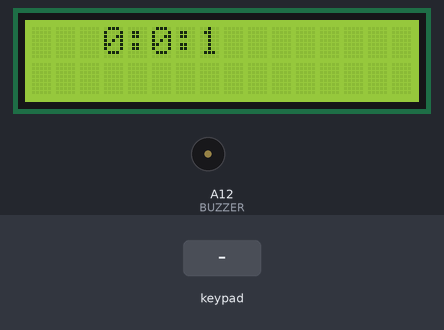
A program run on a simulated Arduino Mega 2560, built with avr-gcc and run on an emulated ATmega2560. Shown: 16×2 character LCD, buzzer (waves = sounding, pin HIGH). The test bench sets the inputs (shaded band).

Above: at 0.2 s.
1.3 s: key 'A' pressed
At 2.4 s:
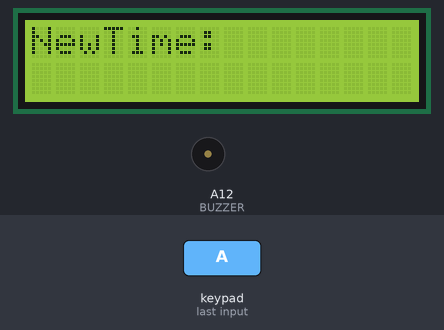
3.0 s: keypad keys 4 5 4 4 4 3 4 2 pressed 0.4 s apart
At 6.0 s:
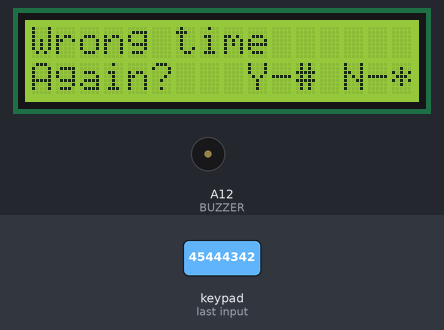
7.7 s: key '*' pressed
At 7.8 s:
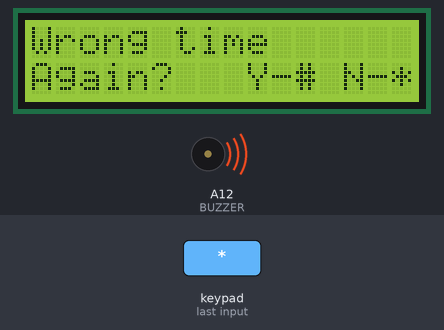
9.2 s: keypad keys 4 5 4 4 4 3 4 2 A pressed 0.4 s apart
At 13.9 s:
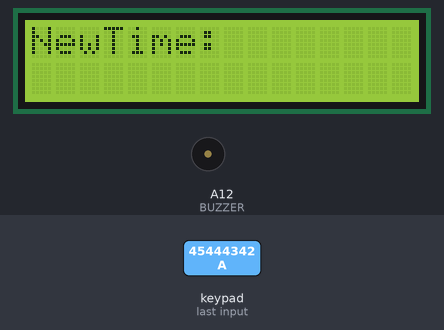
14.5 s: key 'B' pressed
At 14.9 s:
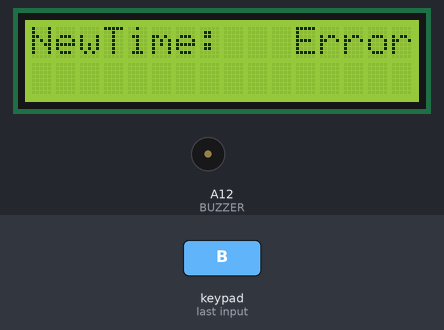
Timing chart, 0 to 17.5 s (numbered marks = the images above; inputs shaded):
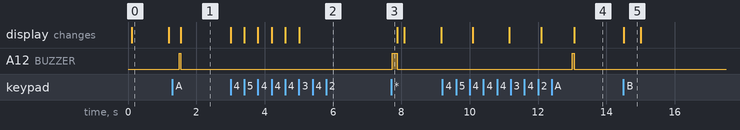

The program:

main.cpp
```cpp
#include <Arduino.h>

#include <Keypad.h>
#include <LiquidCrystal.h>

#define RS 7
#define ENABLE 6
#define D4 A3
#define D5 A2
#define D6 A1
#define D7 A0
#define ROWS 4
#define COLUMNS 4
#define BUZZER A12
#define BEEP_SHORT_DELAY 50
#define BEEP_LONG_DELAY 150

LiquidCrystal lcd(RS, ENABLE, D4, D5, D6, D7);

char hexaKeys[ROWS][COLUMNS] = {
    {'1', '2', '3', 'A'},
    {'4', '5', '6', 'B'},
    {'7', '8', '9', 'C'},
    {'#', '0', '*', 'D'}};
byte rowPins[ROWS] = {45, 44, 43, 42};
byte columnPins[COLUMNS] = {46, 47, 48, 49};

Keypad keypad = Keypad(makeKeymap(hexaKeys), rowPins, columnPins, ROWS, COLUMNS);

struct Time
{
  uint8_t second, minute, hour;
};
Time time = {0, 0, 0};
Time alarm;

ISR(TIMER1_COMPA_vect)
{
  if (++time.second == 60)
  {
    time.second = 0;
    if (++time.minute == 60)
    {
      time.minute = 0;
      if (++time.hour == 24)
        time.hour = 0;
    }
  }
}

inline void showTime(const Time &time);
inline void onPressA();
inline void onPressB();
inline void onPressC();
inline void onPressD();
bool apply();
inline bool checkTimeFormat(const Time &time);
inline void shortBeep();
inline void doubleShortBeep();
inline void longBeep();

void setup()
{
  noInterrupts();

  pinMode(BUZZER, OUTPUT);
  lcd.begin(16, 2);

  TCCR1A = WGM10;
  TCCR1B = (1 << WGM12) | (1 << CS12) | (1 << CS10); //CTC mode & Prescaler @ 1024
  TIMSK1 = (1 << OCIE1A);                            // дозвіл на переривання по співпадінню
  OCR1A = 0x3D08;                                    // 1 sec (16MHz AVR)

  interrupts();
}

void loop()
{
  char selectedKey = keypad.getKey();
  delay(50);
  switch (selectedKey)
  {
  case 'A':
    shortBeep();
    onPressA();
    break;

  case 'B':
    shortBeep();
    onPressB();
    break;

  case 'C':
    shortBeep();
    onPressC();
    break;

  case 'D':
    shortBeep();
    onPressD();
    break;

  default:
    showTime(time);
    delay(100);
    break;
  }
}

inline void onPressA()
{
  Time enteredTime;
  int numbers[6];
  int currentSize = 0;
  lcd.clear();
  lcd.setCursor(0, 0);
  lcd.print("NewTime:");
  char enteredKey;
  while (currentSize < 6) {
    if (enteredKey = keypad.getKey()) {
      if (int(enteredKey) <= int('9') && int(enteredKey) >= int('0')) {
        lcd.setCursor(currentSize + currentSize / 2, 1);
        lcd.print(enteredKey);
        numbers[currentSize] = enteredKey - '0';
        currentSize ++;
        if (!(currentSize % 2) && currentSize < 5 && currentSize > 0) {
        lcd.print(":");
      }
      } else {
        lcd.setCursor(11, 0);
        lcd.print("Error");
        delay(500);
        lcd.setCursor(11, 0);
        lcd.print("     ");
      }
    }
  }

  enteredTime.hour = numbers[0] * 10 + numbers[1];
  enteredTime.minute = numbers[2] * 10 + numbers[3];
  enteredTime.second = numbers[4] * 10 + numbers[5];

  if (checkTimeFormat(enteredTime)) {
    if (apply()) {
      time = enteredTime;
    }
  } else {
    lcd.clear();
    lcd.setCursor(0, 0);
    lcd.print("Wrong time");
    lcd.setCursor(0, 1);
    lcd.print("Again?");
    if (apply()) {
      onPressA();
    }
  }
  showTime(time);
}

inline void onPressB()
{
}

inline void onPressC()
{
}

inline void onPressD()
{
}

bool apply()
{
  lcd.setCursor(9, 1);
  lcd.print("Y-# N-*");

  char currentKey;
  while(true){
    if(currentKey = keypad.getKey()) {
      switch(currentKey) {
          case '*':
            longBeep();
            return false;
          case '#':
            doubleShortBeep();
            return true;
          default:
            return apply();
      }
    }
    delay(50);
  }
}

inline bool checkTimeFormat(const Time& time)
{
  return (time.hour < 24 && time.hour >= 0
    && time.minute < 60 && time.minute >= 0
    && time.second < 60 && time.second >= 0);

}

inline void shortBeep()
{
  digitalWrite(BUZZER, HIGH);
  delay(BEEP_SHORT_DELAY);
  digitalWrite(BUZZER, LOW);
}

inline void doubleShortBeep()
{
  digitalWrite(BUZZER, HIGH);
  delay(BEEP_SHORT_DELAY);
  digitalWrite(BUZZER, LOW);
  delay(BEEP_SHORT_DELAY / 3);
  digitalWrite(BUZZER, HIGH);
  delay(BEEP_SHORT_DELAY);
  digitalWrite(BUZZER, LOW);
}

inline void longBeep()
{
  digitalWrite(BUZZER, HIGH);
  delay(BEEP_LONG_DELAY);
  digitalWrite(BUZZER, LOW);
}

inline void showTime(const Time &time)
{
  lcd.clear();
  lcd.setCursor(3, 0);
  lcd.print(time.hour);
  lcd.print(":");
  lcd.print(time.minute);
  lcd.print(":");
  lcd.print(time.second);
}
```

Measured:
- after the input at 1.3 s, A12 (BUZZER): LOW → HIGH after 0.20 s, → LOW 0.05 s later; the display: changes after 0.25 s (image 1)
- after the input at 3.0 s, the display: first changes at once (image 2 shows a later state)
- after the input at 7.7 s, A12 (BUZZER): LOW → HIGH at once, → LOW 0.15 s later
- after the input at 9.2 s, A12 (BUZZER): LOW → HIGH after 3.8 s, → LOW 0.05 s later; the display: first differs from a run without the input after 3.9 s (image 4)
- after the input at 14.5 s, the display: changes at once (image 5)
- what the display in image 0 shows lasts 1.1 s, from 0.1 s to 1.2 s
- what the display in image 5 shows lasts 0.5 s, from 14.5 s to 15.0 s
